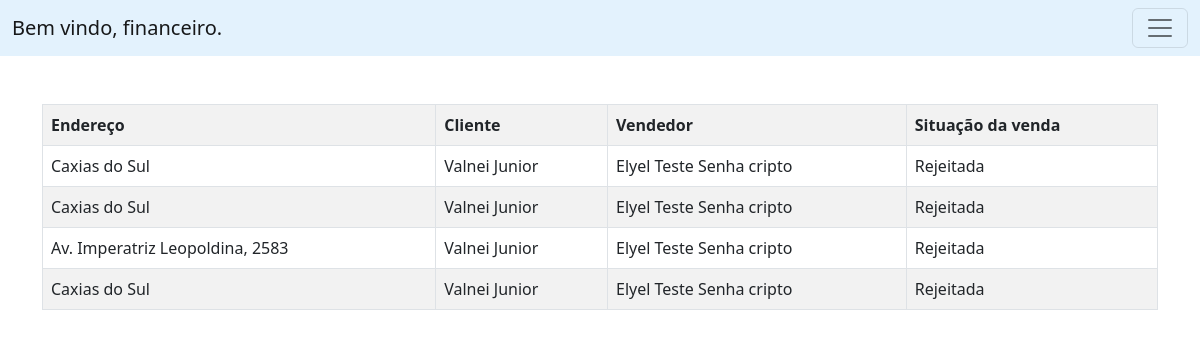
Screenshot of /financeiro.php?page=vendas-rejeitadas (signed in) with the database file from the repository.
### tables this page shows
CREATE TABLE IF NOT EXISTS `vendas` (
`id` int(11) NOT NULL,
  `idimovel` int(11) NOT NULL,
  `idcliente` int(11) NOT NULL,
  `idvendedor` int(11) NOT NULL,
  `situacaovenda` int(3) NOT NULL
);

CREATE TABLE IF NOT EXISTS `imoveis` (
`id` int(11) NOT NULL,
  `endereco` varchar(255) NOT NULL,
  `dimensoes` varchar(255) NOT NULL,
  `observacoes` varchar(255) NOT NULL,
  `valor` float NOT NULL,
  `situacaoimovel` int(11) NOT NULL
);

CREATE TABLE IF NOT EXISTS `clientes` (
`id` int(11) NOT NULL,
  `nome` varchar(255) NOT NULL,
  `email` varchar(255) NOT NULL,
  `telefone` varchar(14) NOT NULL,
  `cpf` varchar(14) NOT NULL,
  `numero_compras` int(11) DEFAULT NULL
);

CREATE TABLE IF NOT EXISTS `usuarios` (
`id` int(11) NOT NULL,
  `nome` varchar(255) NOT NULL,
  `email` varchar(255) NOT NULL,
  `senha` varchar(255) NOT NULL,
  `data_nasc` date NOT NULL,
  `nivel` int(11) NOT NULL
);

### situacao-vendas.php (called while the page is built, shortened)
<?php
    $rejeitada = 0;
?>

### vendas-rejeitadas.php (the view)
<?php
    $sql = "SELECT * FROM vendas WHERE situacaovenda='0'";
    $res = $mysqli->query($sql);
    $quantidade = $res->num_rows;
    if($quantidade > 0){
        echo "<table class='table table-hover table-striped table-bordered'>";
        echo "<tr>";
            echo "<th>Endereço</th>";
            echo "<th>Cliente</th>";
            echo "<th>Vendedor</th>";
            echo "<th>Situação da venda</th>";
        echo "</tr>";
        while($row = $res->fetch_object()){
            $sql_endereco = "SELECT * FROM imoveis WHERE id=".$row->idimovel;
            $sql_nome_cliente = "SELECT * FROM clientes WHERE id=".$row->idcliente;
            $sql_nome_vendedor = "SELECT * FROM usuarios WHERE id=".$row->idvendedor;
            $res_endereco = $mysqli->query($sql_endereco);
            $res_nome_cliente = $mysqli->query($sql_nome_cliente);
            $res_nome_vendedor = $mysqli->query($sql_nome_vendedor);
            $res_e = $res_endereco->fetch_object();
            $res_n_c = $res_nome_cliente->fetch_object();
            $res_n_v = $res_nome_vendedor->fetch_object();
            echo "<tr>";
            echo "<td>".$res_e->endereco."</td>";
            echo "<td>".$res_n_c->nome."</td>";
            echo "<td>".$res_n_v->nome."</td>";
            if($row->situacaovenda == $rejeitada){
                echo "<td> Rejeitada    </td>";
            }
        }
        echo "</table>";
         }else{
         echo "<p class='alert alert-danger'>Não encontrou resultados</p>";
         echo "</tr>";
    }
?>

### rows the page displays
vendas: idimovel.endereco "Caxias do Sul", idcliente.nome "Valnei Junior", idvendedor.nome "Elyel Teste Senha cripto", situacaovenda "Rejeitada"
vendas: idimovel.endereco "Caxias do Sul", idcliente.nome "Valnei Junior", idvendedor.nome "Elyel Teste Senha cripto", situacaovenda "Rejeitada"
vendas: idimovel.endereco "Av. Imperatriz Leopoldina, 2583", idcliente.nome "Valnei Junior", idvendedor.nome "Elyel Teste Senha cripto", situacaovenda "Rejeitada"
vendas: idimovel.endereco "Caxias do Sul", idcliente.nome "Valnei Junior", idvendedor.nome "Elyel Teste Senha cripto", situacaovenda "Rejeitada"

### other values shown
$_SESSION['user'] "financeiro"
